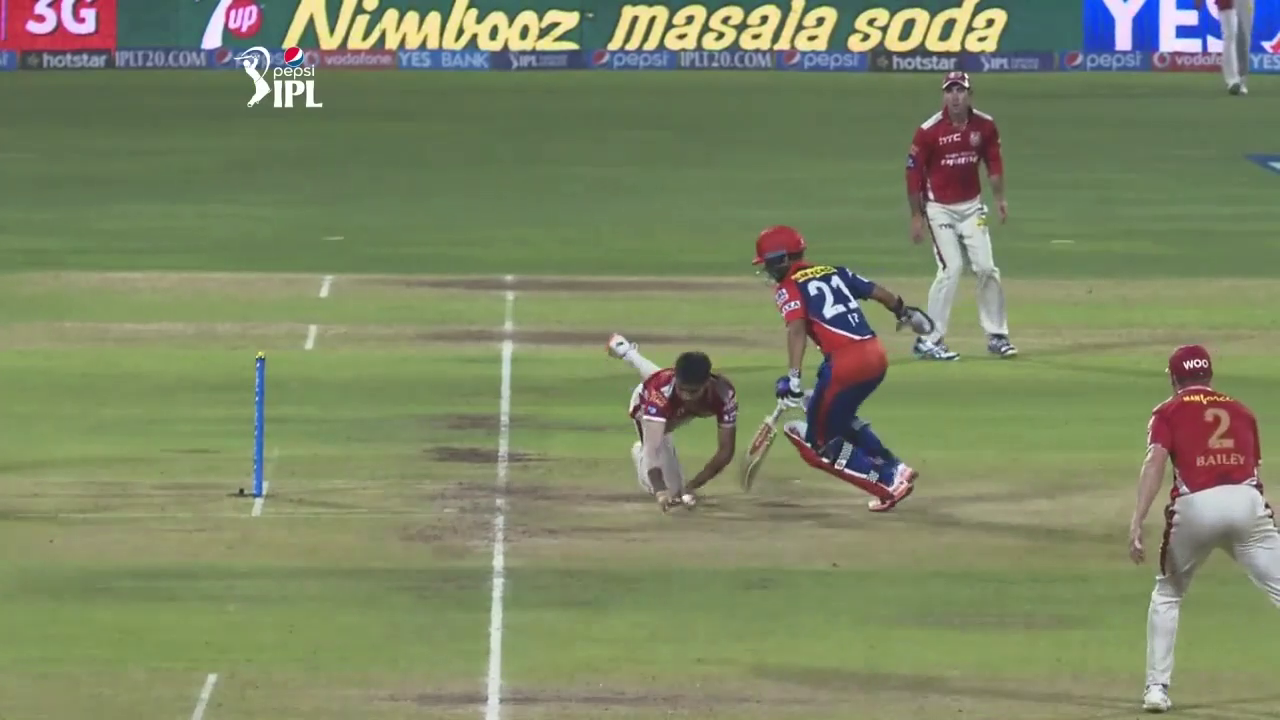
#> input picture dataset/frames/00/100.png, 1280 x 720 px, found by its file name; its folder holds only this picture in this run
$ python pca.py
#> lines starting #> are read from the running program, lines starting #| are printed output that depends on the picture
import cv2 as cv
import numpy as np
import os
import matplotlib.pyplot as plt
from sklearn.model_selection import train_test_split
from sklearn.linear_model import LogisticRegression
from sklearn.metrics import classification_report
from sklearn.decomposition import PCA

FRAMES_PATH = 'dataset/frames/'

def load(img):
    h = img.shape[0]
#> h = 720
    img = cv.cvtColor(img, cv.COLOR_BGR2GRAY)
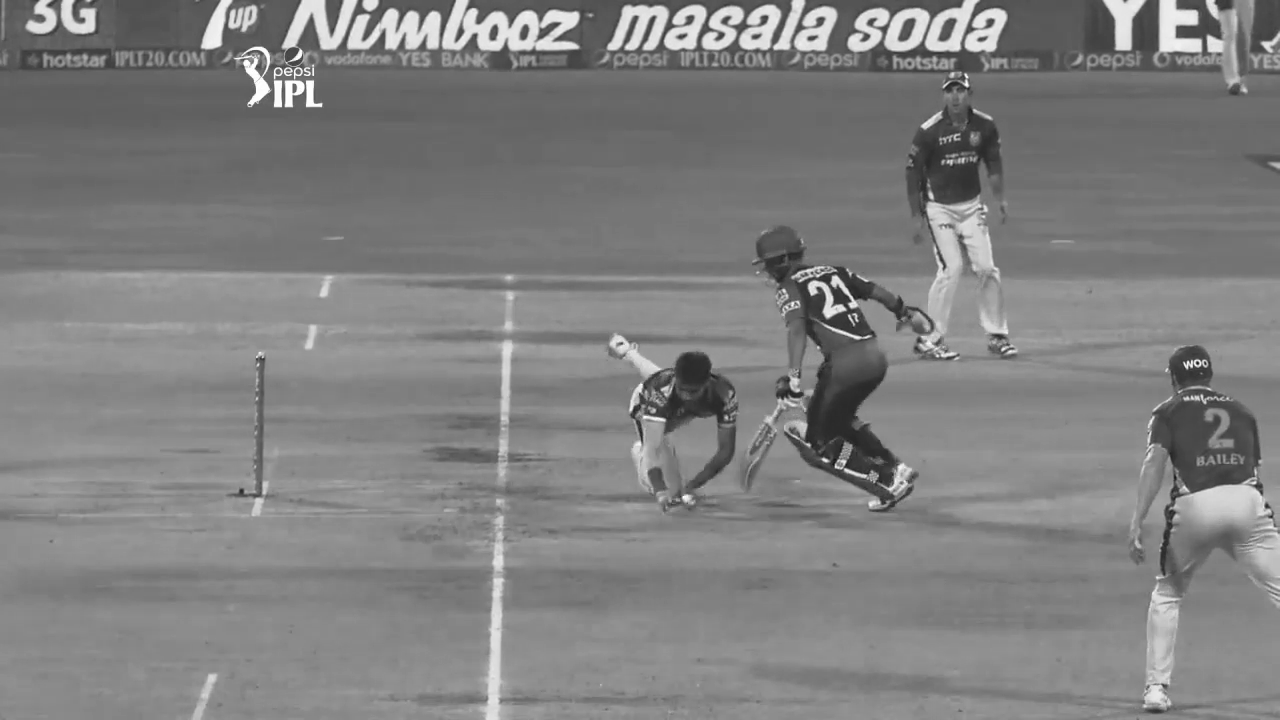
#> img: shape (720, 1280); min 18, max 255, mean 128
    img = img[h//4:(4*h)//5]
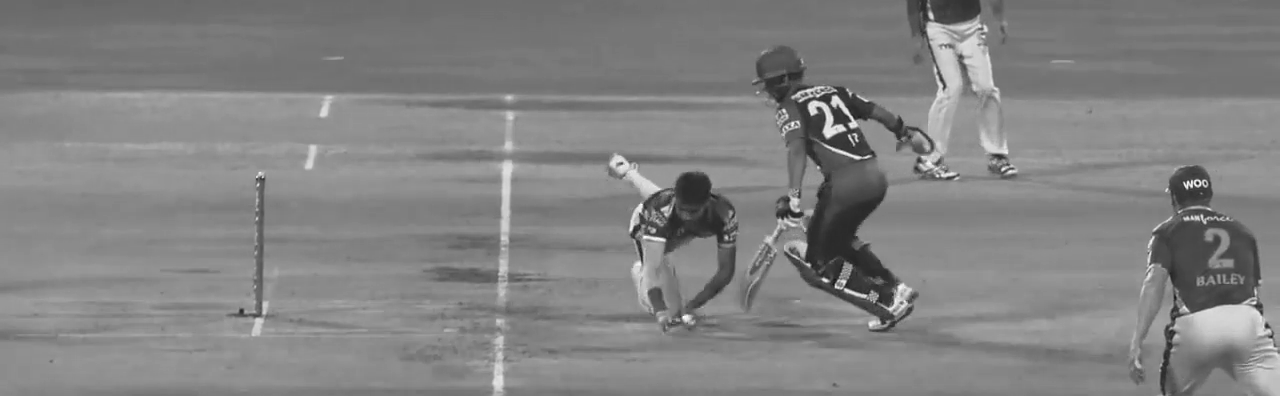
#> img: shape (396, 1280); min 18, max 255, mean 130.4
    img = cv.resize(img, (100,50))
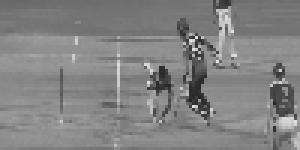
#> img: shape (50, 100) (shown 3 times larger); min 37, max 230, mean 130.5
    return img[:, :, np.newaxis].astype('float32') / 255


def get_dataset():
    dataset = {}
    for label in os.listdir(FRAMES_PATH):
        output = []
        label_path = os.path.join(FRAMES_PATH, label)
        for image_file in os.listdir(label_path):
            output.append(load(cv.imread(os.path.join(label_path, image_file))))
        dataset[label] = output
#> pass 2 of the loop in get_dataset, `for label in os.listdir(FRAMES_PATH):`:
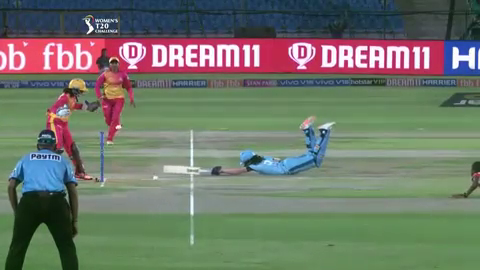
#> input picture dataset/frames/01/1037.png, 480 x 270 px, found by its file name
#> h = 270
#> in load (call 2), `img = img[h//4:(4*h)//5]`:
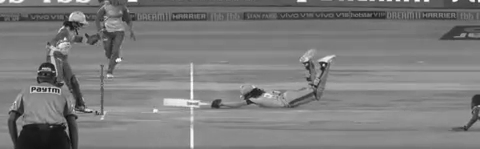
#> img: shape (149, 480); min 13, max 255, mean 124.2
#> in load (call 2), `img = cv.resize(img, (100,50))`:
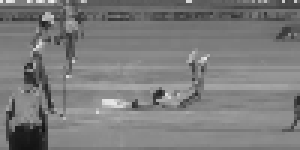
#> img: shape (50, 100) (shown 3 times larger); min 15, max 239, mean 124.1
    return dataset

def plot_params(log):
    x = log.coef_.reshape((50,100)) + log.intercept_
    plt.imshow(x)
    plt.show()

def get_data(test_size=0.2):
    X, Y = [], []
    dataset = get_dataset()
#> dataset = 2 items
    for label in dataset:
        y = float(label[0]), float(label[1])
        for x in dataset[label]:
            X.append(x)
            Y.append(y)
#> this loop made 2 passes
#> (label, y) on passes 1 to 2: ('00', (0, 0)), ('01', (0, 1))
#> after the loop, X = 2 items; Y = [(0, 0), (0, 1)]
    return train_test_split(np.array(X), np.array(Y), test_size=test_size)


X_train, X_test, Y_train, Y_test = get_data()
#> Y_train = [[0, 0]]; Y_test = [[0, 1]]
bails = LogisticRegression(penalty='l1')
#> (the run stopped early here; a loop or call above may not have finished)
